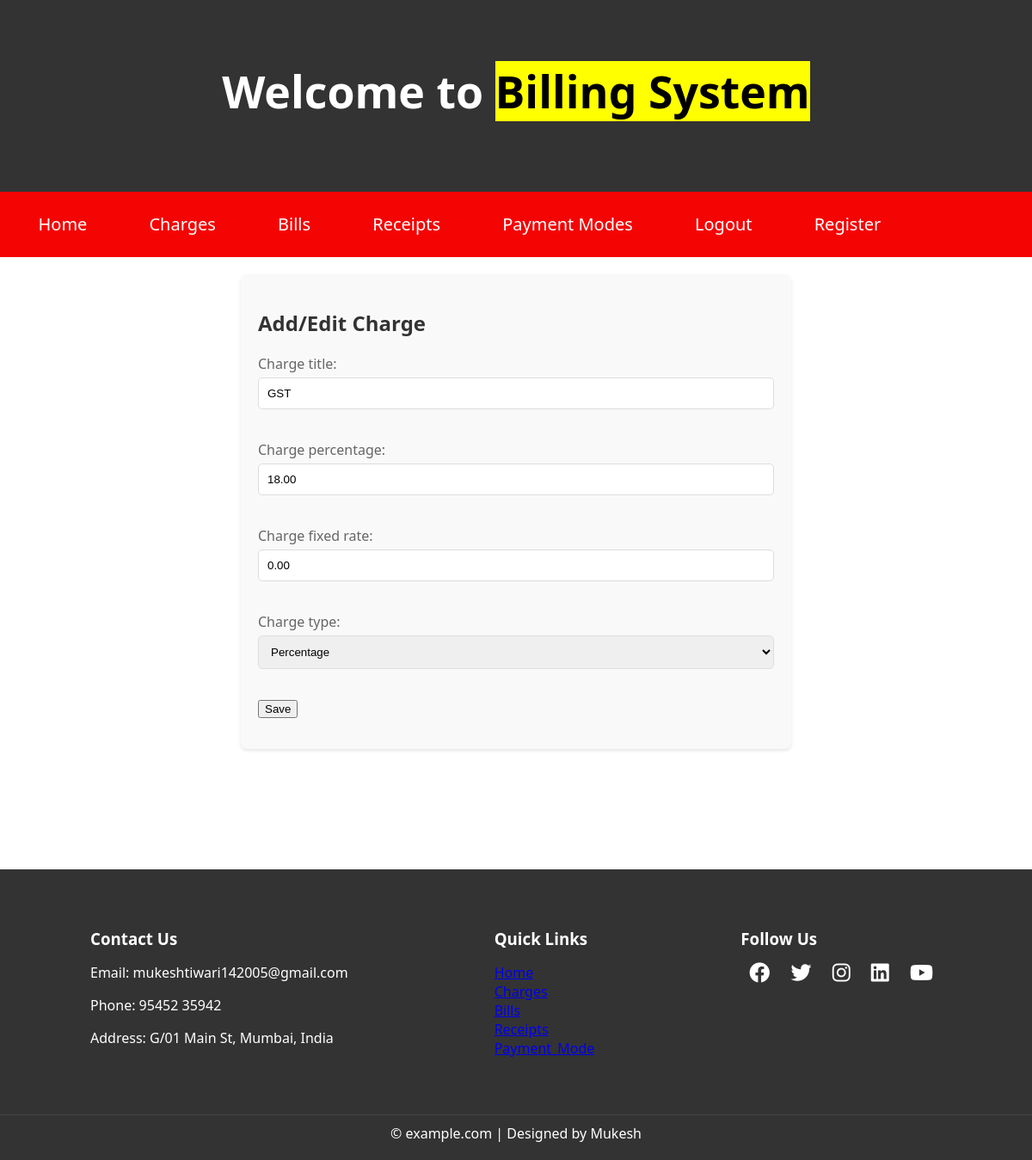
/charges/1/edit/ (signed in), run on the app's committed database.
### bills/models.py (models this page shows, shortened)
class Charges(models.Model):
    CHARGE_TYPE_CHOICES = (
        ('fixed', 'Fixed Rate'),
        ('percentage', 'Percentage'),
    )
    charge_title = models.CharField(max_length=255)
    charge_percentage = models.DecimalField(max_digits=100000, decimal_places=2, default=1)
    charge_fixed_rate = models.DecimalField(max_digits=100000, decimal_places=2, default=1)
    charge_type = models.CharField(max_length=10, choices=CHARGE_TYPE_CHOICES, default='fixed')

### bills/views.py (the view)
# urls.py: path('charges/<int:pk>/edit/', views.charge_update, name='charge_update'),
@login_required
def charge_update(request, pk):
    charge = get_object_or_404(Charges, pk=pk)
    if request.method == 'POST':
        form = ChargesForm(request.POST, instance=charge)
        if form.is_valid():
            form.save()
            return redirect('charge_list')
    else:
        form = ChargesForm(instance=charge)
    return render(request, 'charges/charge_form.html', {'form': form})

### bills/forms.py
class ChargesForm(forms.ModelForm):
    class Meta:
        model = Charges
        fields = ['charge_title', 'charge_percentage', 'charge_fixed_rate','charge_type']

### templates/charges/charge_form.html (shortened to what this page needs)
{% extends 'base.html' %}
{% block content %}
<div class="form-bill">
  <h2>Add/Edit Charge</h2>
  <form method="post">
    {{ form.as_p }}
    <button type="submit">Save</button>
  </form>
</div>
{% endblock %}

### templates/base.html (style rules this page uses)
body, html { margin: 0; padding: 0; height: 100%; }
body { font-family: 'Segoe UI', Tahoma, Geneva, Verdana, sans-serif; margin: 0; padding: 0; box-sizing: border-box; }
.form-bill { max-width: 600px; margin: 20px auto; padding: 20px; background: #f9f9f9; border-radius: 8px; box-shadow: 0 2px 4px rgba(0, 0, 0, 0.1); }
.form-bill h2 { margin-bottom: 20px; color: #333; }
.form-bill label { display: block; margin-top: 10px; color: #666; }
.form-bill input[type="text"], .form-bill input[type="date"], .form-bill input[type="number"], .form-bill select { width: 100%; padding: 10px; margin-top: 5px; margin-bottom: 20px; border-radius: 5px; border: 1px solid #ddd; box-sizing: border-box; }

### data on the page
Charges: charge_title "GST", charge_percentage "18.00", charge_fixed_rate "0.00", charge_type "Percentage"
